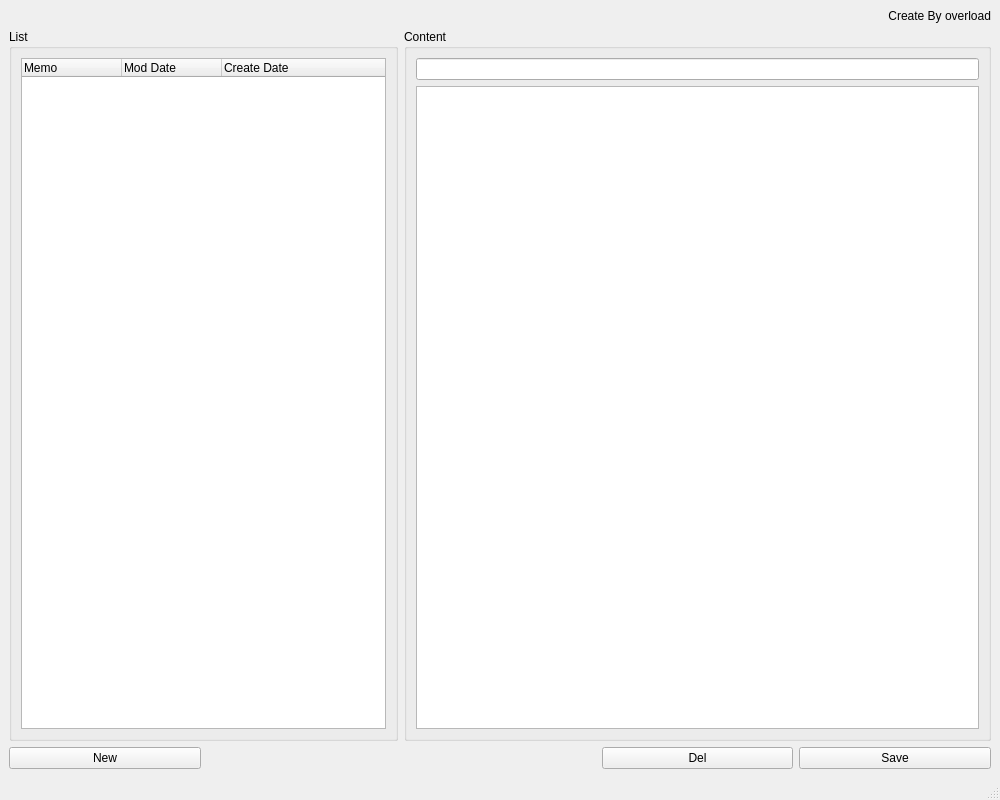
<?xml version="1.0" encoding="UTF-8"?>
<ui version="4.0">
 <class>MainWindow</class>
 <widget class="QMainWindow" name="MainWindow">
  <property name="geometry">
   <rect>
    <x>0</x>
    <y>0</y>
    <width>1000</width>
    <height>800</height>
   </rect>
  </property>
  <property name="windowTitle">
   <string>simple note</string>
  </property>
  <widget class="QWidget" name="centralwidget">
   <layout class="QGridLayout" name="gridLayout_3">
    <item row="2" column="0">
     <widget class="QPushButton" name="btn_new">
      <property name="text">
       <string>New</string>
      </property>
     </widget>
    </item>
    <item row="1" column="2" colspan="3">
     <widget class="QGroupBox" name="groupBox_2">
      <property name="title">
       <string>Content</string>
      </property>
      <layout class="QGridLayout" name="gridLayout_2">
       <item row="0" column="0">
        <widget class="QLineEdit" name="memo_title"/>
       </item>
       <item row="1" column="0">
        <widget class="QTextEdit" name="memo_content"/>
       </item>
      </layout>
     </widget>
    </item>
    <item row="2" column="3">
     <widget class="QPushButton" name="btn_del">
      <property name="text">
       <string>Del</string>
      </property>
     </widget>
    </item>
    <item row="1" column="0" colspan="2">
     <widget class="QGroupBox" name="groupBox">
      <property name="title">
       <string>List</string>
      </property>
      <layout class="QGridLayout" name="gridLayout">
       <item row="0" column="0">
        <widget class="QTreeWidget" name="memo_tree">
         <column>
          <property name="text">
           <string>Memo</string>
          </property>
         </column>
         <column>
          <property name="text">
           <string>Mod Date</string>
          </property>
         </column>
         <column>
          <property name="text">
           <string>Create Date</string>
          </property>
         </column>
        </widget>
       </item>
      </layout>
     </widget>
    </item>
    <item row="2" column="4">
     <widget class="QPushButton" name="btn_save">
      <property name="text">
       <string>Save</string>
      </property>
     </widget>
    </item>
    <item row="0" column="4">
     <widget class="QLabel" name="label">
      <property name="layoutDirection">
       <enum>Qt::LeftToRight</enum>
      </property>
      <property name="text">
       <string>Create By overload</string>
      </property>
      <property name="alignment">
       <set>Qt::AlignRight|Qt::AlignTrailing|Qt::AlignVCenter</set>
      </property>
     </widget>
    </item>
   </layout>
  </widget>
  <widget class="QMenuBar" name="menubar">
   <property name="geometry">
    <rect>
     <x>0</x>
     <y>0</y>
     <width>1000</width>
     <height>21</height>
    </rect>
   </property>
  </widget>
  <widget class="QStatusBar" name="statusbar"/>
  <action name="actioncredit">
   <property name="text">
    <string>credit</string>
   </property>
  </action>
 </widget>
 <resources/>
 <connections/>
</ui>
